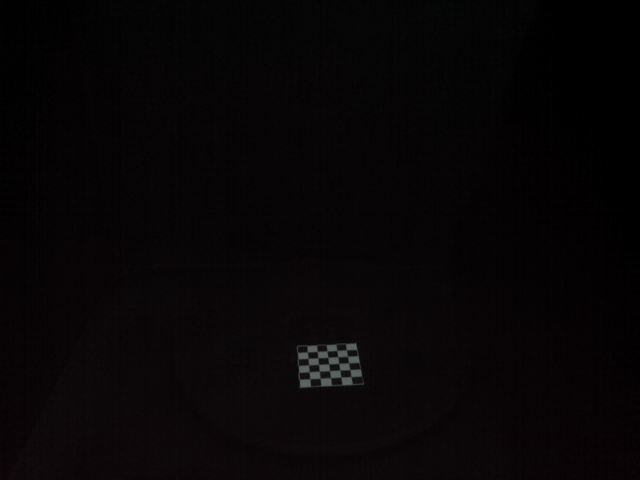
#> input picture Calibracao/4 - Encontrar centro de rotação/img/img0.png, 640 x 480 px
$ python main.py
#> lines starting #> are read from the running program, lines starting #| are printed output that depends on the picture
import cv2
import numpy as np
import math


def encontrar_pontos(caminho, qtdeimgns):

#> called with caminho = 'img/', qtdeimgns = 15
    pontos = []

    for n in range(qtdeimgns):
        # Carregar a imgem
        img = cv2.imread(caminho + "img" + str(n) + ".png")
#> img is the input picture: shape (480, 640, 3); mean B, G, R 5.4, 4.8, 7.5

        # Converter a imgm para tons de cinza
        gray = cv2.cvtColor(img, cv2.COLOR_BGR2GRAY)

        # Aplicar o detector de cantos de Harris
        corners = cv2.cornerHarris(gray, 2, 3, 0.04)
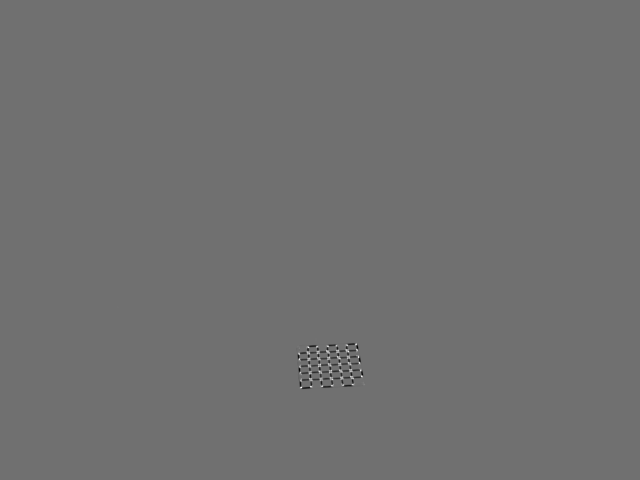
#> corners: shape (480, 640) float32; min -0.000234, max 0.000294, mean -1.32e-07; drawn with min black and max white

        # Aumentar a visibilidade dos cantos
        corners = cv2.dilate(corners, None)
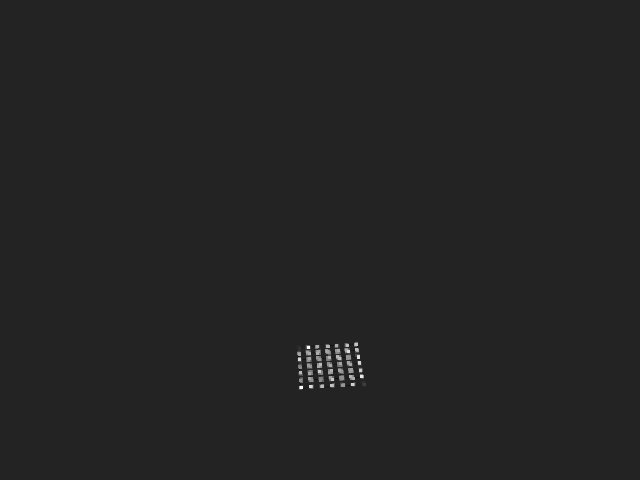
#> corners: shape (480, 640) float32; min -4.69e-05, max 0.000294, mean 5.39e-07; drawn with min black and max white

        # Definir um limite para filtrar os cantos
        threshold = 0.01 * corners.max()
#> threshold = 2.94e-06

        # Encontrar as coordenadas (x, y) dos cantos
        corner_coords = np.where(corners > threshold)
#> corner_coords = 1498 positions, rows 341 to 389, columns 296 to 365

        # Calcular o centro dos cantos encontrados
        center_x = int(np.mean(corner_coords[1]))
#> center_x = 329
        center_y = int(np.mean(corner_coords[0]))
#> center_y = 364
        center = (center_x, center_y)
#> center = (329, 364)

        InvCenter = (center_y, center_x)#Centro no formato (linha, coluna)
#> InvCenter = (364, 329)

        #Adicionar o ponto ao resultado
        pontos.append(InvCenter)

    return pontos

def main():
    qtdeImagens = 15

    Pw = np.zeros([qtdeImagens,3])
    P = np.zeros([qtdeImagens,1])

    pontos = encontrar_pontos("img/", qtdeImagens)

    for n,(i,j) in enumerate(pontos):
        Pw[n] = [-2*i,-2*j,1]
        P[n] = (-math.pow(i,2) - math.pow(j,2))

    Xr = -np.linalg.inv(Pw.transpose()@Pw)@Pw.transpose()
    l, c = Xr.shape
    Xr = Xr@P

    print(Xr.shape)
    print(Xr)
    print("linha: " + str(int(Xr[0][0])))
    print("coluna: " + str(int(Xr[1][0])))

    img = cv2.imread("img/img0.png",0)

    l,c = img.shape
    bin = np.zeros([l,c])

    for i,j in pontos:
        bin[i][j] = 255

    ll = int(abs(Xr[0][0]))
    cc = int(abs(Xr[1][0]))
    bin[ll][cc] = 255
    print(ll,cc)

    cv2.imshow("lol", bin)
    cv2.waitKey(0)

    with open("centro_rotacao.txt", "w") as arquivo:
        arquivo.write(str(int(abs(Xr[0][0]))) + ',' + str(int(abs(Xr[1][0]))))


#> (the run stopped early here; a loop or call above may not have finished)
